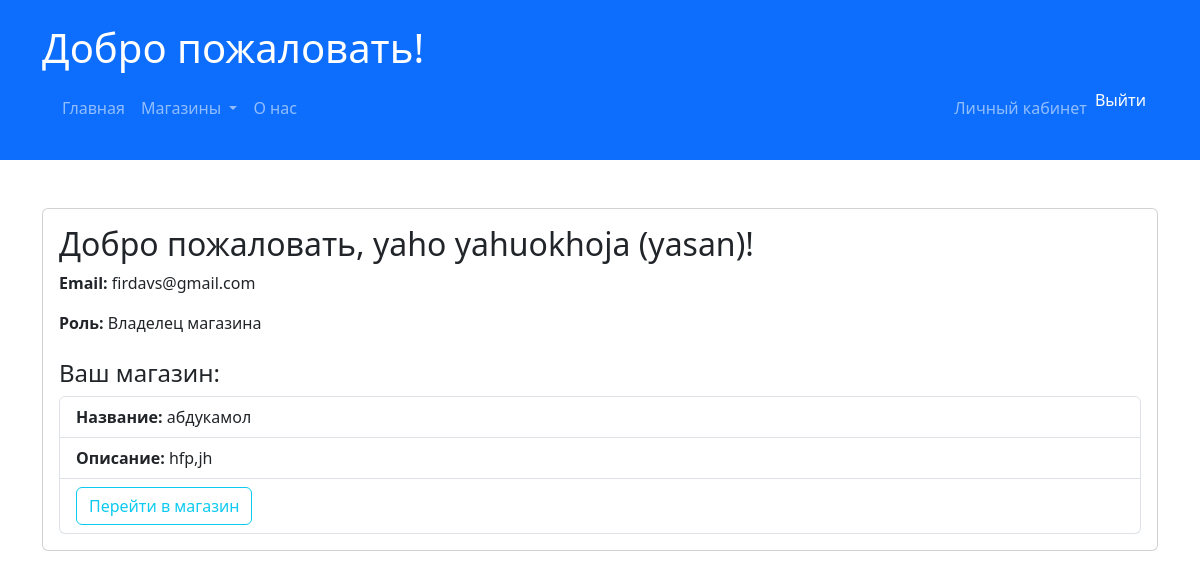
The page /users/profile/ (signed in) on the database its author committed.
### users/models.py (models this page shows, shortened)
class CustomUser(AbstractUser):
    ROLE_CHOICES = (
        ('buyer', 'Покупатель'),
        ('store_owner', 'Владелец магазина'),
    )
    role = models.CharField(max_length=20, choices=ROLE_CHOICES, default='buyer')
    email = models.EmailField(unique=True)

### store/models/store.py (models this page shows, shortened)
class Store(models.Model):
    owner = models.OneToOneField(CustomUser, on_delete=models.CASCADE, related_name='store')  # связь с владельцем
    name = models.CharField(max_length=255)  # Название магазина
    description = models.TextField(blank=True)  # Описание магазина
    created_at = models.DateTimeField(auto_now_add=True)  # Дата создания магазина
    logo = models.ImageField(upload_to='store_logos/', null=True, blank=True)  # Логотип магазина (опционально)
    class Meta:
        verbose_name = 'Store'
        verbose_name_plural = 'Stores'

### users/views.py (the view)
# urls.py: path('profile/', profile_view, name='profile'),  # если есть
@login_required
def profile_view(request):
    store = getattr(request.user, 'store', None)  # Получаем магазин, если есть
    return render(request, 'user/profile.html', {'store': store})

### app/context_processors.py (called while the page is built)
def menu_categories(request):
    stores = Store.objects.prefetch_related('categories__subcategories').all()
    return {'menu_categories': stores}

### users/templates/user/profile.html (shortened to what this page needs)
<!DOCTYPE html>
<html lang="ru">
<head>
    <link href="https://cdn.jsdelivr.net/npm/bootstrap@5.3.0-alpha1/dist/css/bootstrap.min.css" rel="stylesheet">
</head>
<body>
    {% include 'app/header.html' %}
    <div class="container mt-5">
        <div class="card">
            <div class="card-body">
                <h2 class="card-title">Добро пожаловать, {{ user.first_name }} {{ user.last_name }} ({{ user.username }})!</h2>
                <p class="card-text"><strong>Email:</strong> {{ user.email }}</p>
                <p class="card-text"><strong>Роль:</strong>
                    {% if user.role == 'store_owner' %}
                        Владелец магазина
                    {% else %}
                        Покупатель
                    {% endif %}
                </p>
                {% if user.role == 'store_owner' %}
                    {% if user.store %}
                        <h4 class="mt-4">Ваш магазин:</h4>
                        <ul class="list-group">
                            <li class="list-group-item"><strong>Название:</strong> {{ user.store.name }}</li>
                            <li class="list-group-item"><strong>Описание:</strong> {{ user.store.description }}</li>
                            <li class="list-group-item"><a href="{% url 'store_detail' user.store.id %}" class="btn btn-outline-info">Перейти в магазин</a></li>
                        </ul>
                    {% else %}
                        <a href="{% url 'create_store' %}" class="btn btn-primary mt-3">Создать магазин</a>
                    {% endif %}
                {% endif %}
            </div>
        </div>
    </div>
</body>
</html>

### rows shown on the page
CustomUser: first_name "yaho", last_name "yahuokhoja", username "yasan", email "firdavs@gmail.com", store.name "абдукамол", store.description "hfp,jh"
